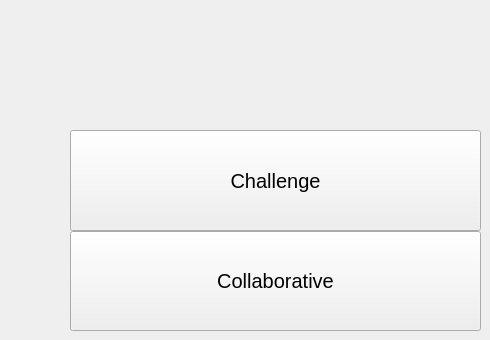
      <widget class="QWidget" name="page_3">
       <widget class="QWidget" name="verticalLayoutWidget">
        <property name="geometry">
         <rect>
          <x>70</x>
          <y>130</y>
          <width>411</width>
          <height>201</height>
         </rect>
        </property>
        <layout class="QVBoxLayout" name="verticalLayout">
         <property name="spacing">
          <number>0</number>
         </property>
         <item>
          <widget class="QPushButton" name="challengeButton">
           <property name="sizePolicy">
            <sizepolicy hsizetype="Preferred" vsizetype="Preferred">
             <horstretch>0</horstretch>
             <verstretch>0</verstretch>
            </sizepolicy>
           </property>
           <property name="font">
            <font>
             <pointsize>15</pointsize>
            </font>
           </property>
           <property name="text">
            <string>Challenge</string>
           </property>
          </widget>
         </item>
         <item>
          <widget class="QPushButton" name="collaborativeButton">
           <property name="sizePolicy">
            <sizepolicy hsizetype="Preferred" vsizetype="Preferred">
             <horstretch>0</horstretch>
             <verstretch>0</verstretch>
            </sizepolicy>
           </property>
           <property name="font">
            <font>
             <pointsize>15</pointsize>
            </font>
           </property>
           <property name="text">
            <string>Collaborative</string>
           </property>
          </widget>
         </item>
        </layout>
       </widget>
      </widget>
